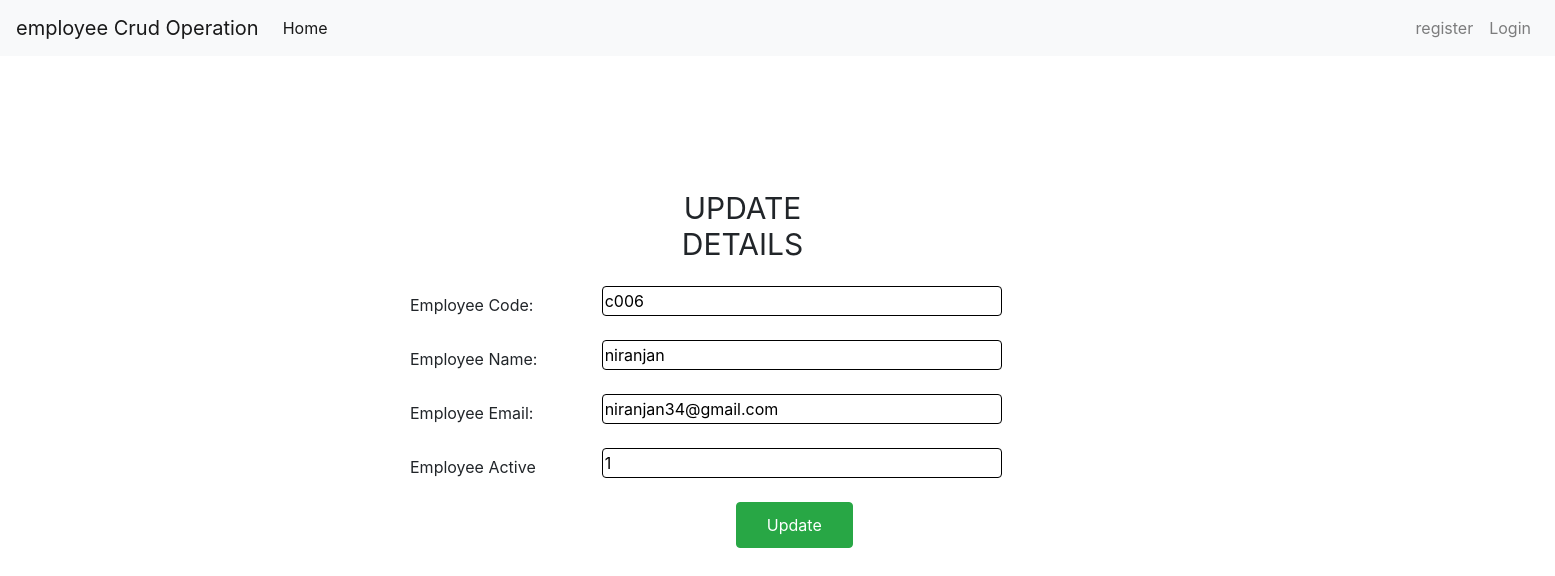
The app's page /edit/7 with its own data.
### employeeApp/models.py (models this page shows)
class Employee(models.Model):
    isActive = [
        ('1',"user Active"),
        ('0', "user offline")
    ]
    empcode = models.CharField(max_length=20)
    empname = models.CharField(max_length=50)
    empemail = models.EmailField()
    empactive = models.CharField(max_length=2, choices=isActive)

### employeeApp/views.py (the view)
# urls.py: path('edit/<int:id>', views.edit, name="edit"),
def edit(request, id):
    employee = Employee.objects.get(id=id)
    return render(request,'update.html',{'employee':employee})

### templates/update.html (shortened to what this page needs)
{% extends 'base.html' %}
{% block content %}
{% load static %}
<link rel="stylesheet" href="{% static 'css/update.css' %}"/>
<form method="POST" class="post-form" action="/update/{{employee.id}}">
<div class="container">
<br>
<div class="form-group row">
<label class="col-sm-1 col-form-label"></label>
<div class="col-sm-4">
<h3>Update Details</h3>
</div>
</div>
<div class="form-group row">
<label class="col-sm-2 col-form-label">Employee Code:</label>
<div class="col-sm-4">
    <input type="text" name="empcode" id="id_eid" required maxlength="20" value="{{ employee.empcode }}"/>
</div>
</div>
<div class="form-group row">
<label class="col-sm-2 col-form-label">Employee Name:</label>
<div class="col-sm-4">
    <input type="text" name="empname" id="id_ename" required maxlength="100" value="{{ employee.empname }}" />
</div>
</div>
<div class="form-group row">
<label class="col-sm-2 col-form-label">Employee Email:</label>
<div class="col-sm-4">
    <input type="email" name="empemail" id="id_eemail" required maxlength="254" value="{{ employee.empemail }}" />
</div>
</div>
<div class="form-group row">
<label class="col-sm-2 col-form-label">Employee Active</label>
<div class="col-sm-4">
    <input type="text" name="empactive" id="id_econtact" required maxlength="15" value="{{ employee.empactive }}" />
</div>
</div>
<div class="form-group row">
<label class="col-sm-1 col-form-label"></label>
<div class="col-sm-4">
<button type="submit" class="btn btn-success">Update</button>
</div>
</div>
</div>
</form>
{% endblock content %}

### static/css/update.css (style rules this page uses)
input { width: 400px; height: 30px; border: 1px solid; border-radius: 4px; }
.container { margin-left: 400px; margin-top: 100px; padding: 10px; }
h3 { text-align: center; margin-left: 120px; font-size: 30px; text-transform: uppercase; font-weight: 400; }
button.btn.btn-success { margin-left: 230px; padding: 10px 30px; text-align: center; }

### records on screen
Employee: empcode "c006", empname "niranjan", empemail "niranjan34@gmail.com", empactive "1"
